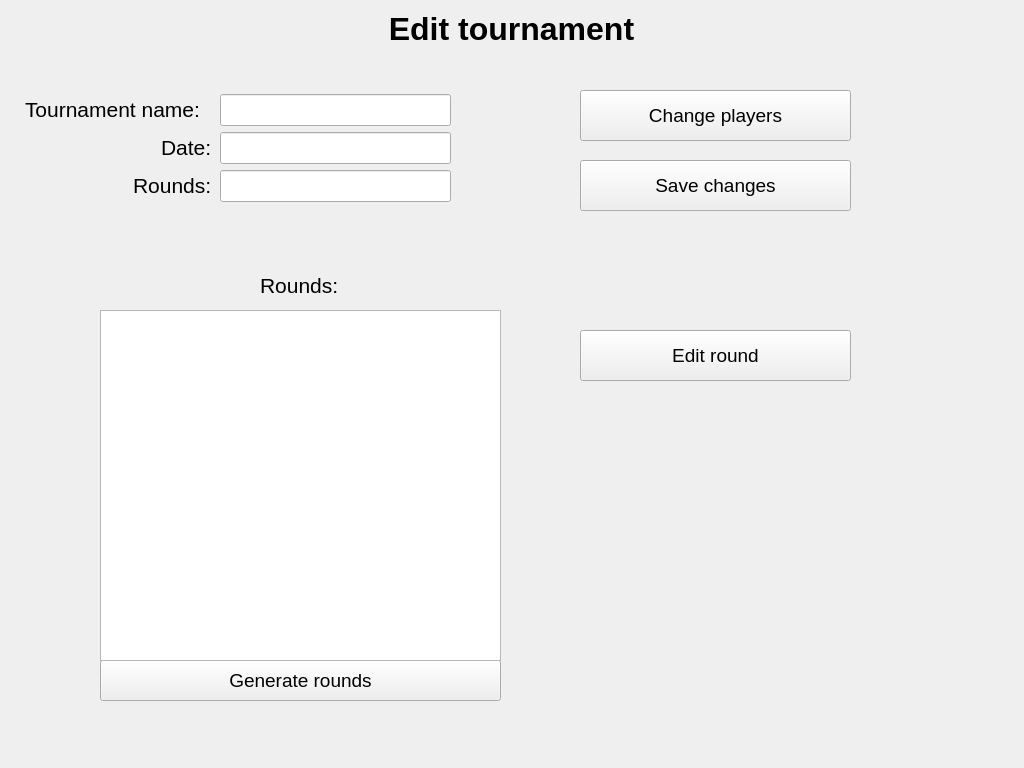
<?xml version="1.0" encoding="UTF-8"?>
<ui version="4.0">
 <class>EditTournament</class>
 <widget class="QWidget" name="EditTournament">
  <property name="geometry">
   <rect>
    <x>0</x>
    <y>0</y>
    <width>1024</width>
    <height>768</height>
   </rect>
  </property>
  <property name="font">
   <font>
    <pointsize>14</pointsize>
   </font>
  </property>
  <property name="windowTitle">
   <string>Form</string>
  </property>
  <widget class="QLabel" name="create_tournament_title">
   <property name="geometry">
    <rect>
     <x>6</x>
     <y>6</y>
     <width>1011</width>
     <height>45</height>
    </rect>
   </property>
   <property name="font">
    <font>
     <pointsize>24</pointsize>
     <weight>75</weight>
     <bold>true</bold>
    </font>
   </property>
   <property name="text">
    <string>Edit tournament</string>
   </property>
   <property name="alignment">
    <set>Qt::AlignCenter</set>
   </property>
  </widget>
  <widget class="QLabel" name="tournament_name_label">
   <property name="geometry">
    <rect>
     <x>25</x>
     <y>94</y>
     <width>189</width>
     <height>30</height>
    </rect>
   </property>
   <property name="font">
    <font>
     <pointsize>16</pointsize>
    </font>
   </property>
   <property name="text">
    <string>Tournament name:</string>
   </property>
  </widget>
  <widget class="QLineEdit" name="tournament_name_edit">
   <property name="geometry">
    <rect>
     <x>220</x>
     <y>94</y>
     <width>231</width>
     <height>32</height>
    </rect>
   </property>
  </widget>
  <widget class="QLabel" name="tournament_date_label">
   <property name="geometry">
    <rect>
     <x>161</x>
     <y>132</y>
     <width>53</width>
     <height>30</height>
    </rect>
   </property>
   <property name="font">
    <font>
     <pointsize>16</pointsize>
    </font>
   </property>
   <property name="text">
    <string>Date:</string>
   </property>
  </widget>
  <widget class="QLineEdit" name="tournament_date_edit">
   <property name="geometry">
    <rect>
     <x>220</x>
     <y>132</y>
     <width>231</width>
     <height>32</height>
    </rect>
   </property>
  </widget>
  <widget class="QLabel" name="tournament_rounds_label">
   <property name="geometry">
    <rect>
     <x>133</x>
     <y>170</y>
     <width>81</width>
     <height>30</height>
    </rect>
   </property>
   <property name="font">
    <font>
     <pointsize>16</pointsize>
    </font>
   </property>
   <property name="text">
    <string>Rounds:</string>
   </property>
  </widget>
  <widget class="QLineEdit" name="tournament_rounds_edit">
   <property name="geometry">
    <rect>
     <x>220</x>
     <y>170</y>
     <width>231</width>
     <height>32</height>
    </rect>
   </property>
  </widget>
  <widget class="QPushButton" name="generate_button">
   <property name="geometry">
    <rect>
     <x>100</x>
     <y>660</y>
     <width>401</width>
     <height>41</height>
    </rect>
   </property>
   <property name="text">
    <string>Generate rounds</string>
   </property>
  </widget>
  <widget class="QPushButton" name="edit_tournament_button">
   <property name="geometry">
    <rect>
     <x>580</x>
     <y>160</y>
     <width>271</width>
     <height>51</height>
    </rect>
   </property>
   <property name="text">
    <string>Save changes</string>
   </property>
  </widget>
  <widget class="QLabel" name="label">
   <property name="geometry">
    <rect>
     <x>260</x>
     <y>270</y>
     <width>81</width>
     <height>30</height>
    </rect>
   </property>
   <property name="font">
    <font>
     <pointsize>16</pointsize>
    </font>
   </property>
   <property name="text">
    <string>Rounds:</string>
   </property>
  </widget>
  <widget class="QTableWidget" name="rounds_table">
   <property name="geometry">
    <rect>
     <x>100</x>
     <y>310</y>
     <width>401</width>
     <height>351</height>
    </rect>
   </property>
  </widget>
  <widget class="QPushButton" name="edit_players_button">
   <property name="geometry">
    <rect>
     <x>580</x>
     <y>90</y>
     <width>271</width>
     <height>51</height>
    </rect>
   </property>
   <property name="text">
    <string>Change players</string>
   </property>
  </widget>
  <widget class="QPushButton" name="edit_rounds_button">
   <property name="geometry">
    <rect>
     <x>580</x>
     <y>330</y>
     <width>271</width>
     <height>51</height>
    </rect>
   </property>
   <property name="text">
    <string>Edit round</string>
   </property>
  </widget>
 </widget>
 <resources/>
 <connections/>
</ui>
